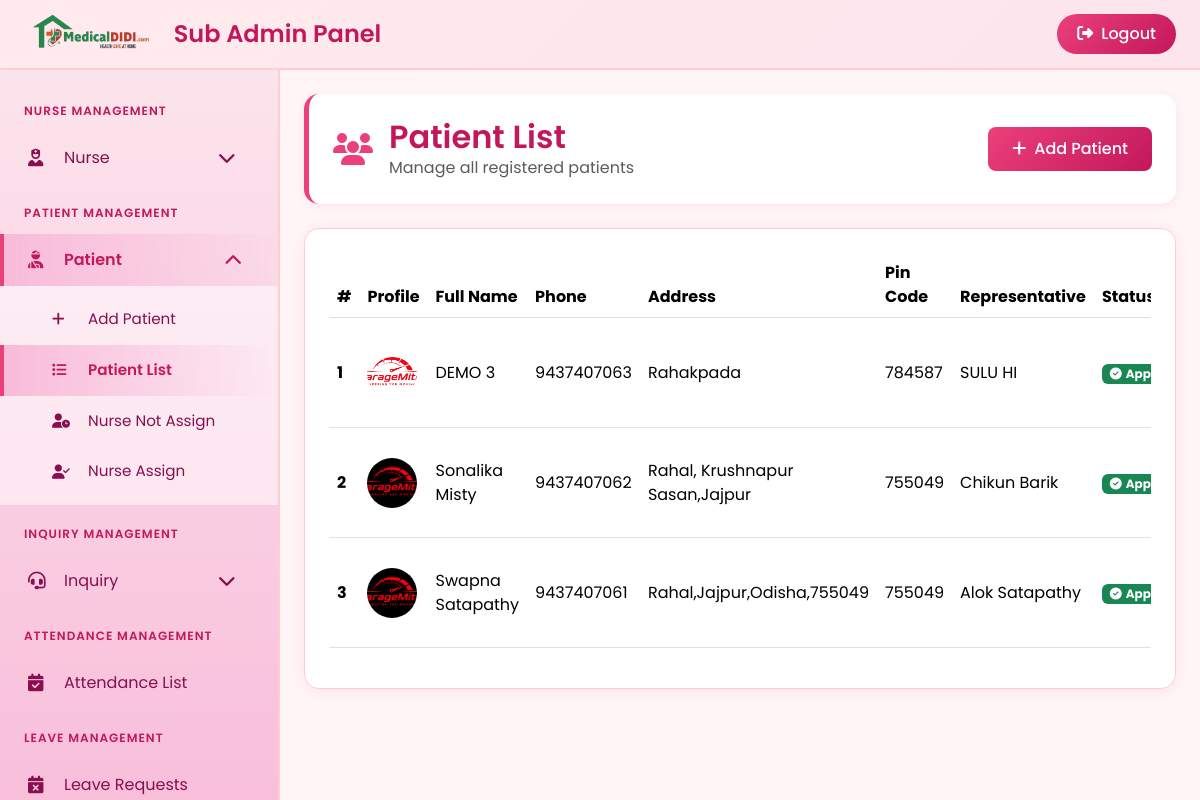
/subadmin/patient-list/ (signed in), run on the app's committed database.
### app/models.py (models this page shows, shortened)
class Patient(models.Model):
    full_name = models.CharField(max_length=200)
    phone = models.CharField(max_length=20, unique=True)
    email = models.EmailField()
    profile_image = models.ImageField(upload_to='patient_profile/', null=True, blank=True)
    address = models.TextField()
    pin_code = models.CharField(max_length=10)
    aadhaar_image = models.ImageField(upload_to='patient_aadhaar/')
    agreement_image = models.ImageField(upload_to='patient_agreement/', null=True, blank=True)
    patient_representative_name = models.CharField(max_length=200)
    patient_representative_phone = models.CharField(max_length=20)
    password = models.CharField(max_length=200)
    is_approved = models.BooleanField(default=False)
    created_at = models.DateTimeField(auto_now_add=True)

### app/views.py (the view)
# urls.py: path('subadmin/patient-list/', views.subadmin_patient_list, name='subadmin_patient_list'),
def subadmin_patient_list(request):
    if not request.session.get('sub_admin_id'):
        return redirect('sub_admin_login')
    patient_type = request.GET.get('type', 'all')
    all_patients = Patient.objects.all().order_by('-id')
    patients = []
    if patient_type == 'all':
        patients = all_patients
    elif patient_type == 'not-assigned':
        for patient in all_patients:
            if patient.is_approved and not patient.has_active_assignment:
                patients.append(patient)
    elif patient_type == 'assigned':
        for patient in all_patients:
            if patient.has_active_assignment:
                patients.append(patient)
    return render(request, 'subadmin/patient_list.html', {
        'patients': patients,
        'patient_type': patient_type
    })

### templates/subadmin/patient_list.html (shortened to what this page needs)
{% extends "subadmin/sub_admin_dashboard.html" %}
{% load static %}
{% block content %}
<div class="page-header">
    <div class="d-flex align-items-center justify-content-between">
        <div class="d-flex align-items-center">
            <i class="fas fa-users fa-2x me-3" style="color: var(--primary-pink);"></i>
            <div>
                <h2>
                    {% if patient_type == 'all' %}
                        Patient List
                    {% elif patient_type == 'not-assigned' %}
                        Nurse Not Assign
                    {% elif patient_type == 'assigned' %}
                        Nurse Assign
                    {% endif %}
                </h2>
                <p class="mb-0 text-muted">
                    {% if patient_type == 'all' %}
                        Manage all registered patients
                    {% elif patient_type == 'not-assigned' %}
                        Approved patients without nurse
                    {% elif patient_type == 'assigned' %}
                        Patients with assigned nurse
                    {% endif %}
                </p>
            </div>
        </div>
        {% if patient_type != 'assigned' %}
            <a href="{% url 'subadmin_add_patient' %}" class="btn btn-pink">
                <i class="fas fa-plus me-2"></i>Add Patient
            </a>
        {% endif %}
    </div>
</div>
<div class="dashboard-card">
    <div class="table-responsive">
        <table class="table table-hover align-middle">
            <thead style="background: var(--light-pink);">
                <tr>
                    <th scope="col">#</th>
                    <th scope="col">Profile</th>
                    <th scope="col">Full Name</th>
                    <th scope="col">Phone</th>
                    <th scope="col">Address</th>
                    <th scope="col">Pin Code</th>
                    <th scope="col">Representative</th>
                    <th scope="col">Status</th>
                </tr>
            </thead>
            <tbody>
                {% for patient in patients %}
                <tr>
                    <th scope="row">{{ forloop.counter }}</th>
                    <td>
                        {% if patient.profile_image %}
                            <img src="{{ patient.profile_image.url }}" alt="{{ patient.full_name }}" class="rounded-circle" width="50" height="50" style="object-fit: cover;">
                        {% else %}
                            <div class="rounded-circle bg-pink-100 d-flex align-items-center justify-content-center" style="width: 50px; height: 50px; background: #fce4ec;">
                                <i class="fas fa-user text-pink-600" style="color: var(--primary-pink);"></i>
                            </div>
                        {% endif %}
                    </td>
                    <td>{{ patient.full_name }}</td>
                    <td>{{ patient.phone }}</td>
                    <td>{{ patient.address }}</td>
                    <td>{{ patient.pin_code }}</td>
                    <td>{{ patient.patient_representative_name }}</td>
                    <td>
                        {% if patient.is_approved %}
                            <span class="badge bg-success"><i class="fas fa-check-circle me-1"></i>Approved</span>
                        {% else %}
                            <span class="badge bg-warning text-dark"><i class="fas fa-clock me-1"></i>Pending</span>
                        {% endif %}
                    </td>
                </tr>
                {% endfor %}
            </tbody>
        </table>
    </div>
</div>
{% endblock content %}

### templates/subadmin/sub_admin_dashboard.html (style rules this page uses)
:root { --primary-pink: #ec407a; --dark-pink: #c2185b; --light-pink: #fce4ec; --soft-pink: #fff5f7; --hover-pink: #f8bbd9; --sidebar-width: 280px; }
* { margin: 0; padding: 0; box-sizing: border-box; }
body { font-family: 'Poppins', sans-serif; background-color: var(--soft-pink); overflow-x: hidden; }
.page-header { background: white; border-radius: 15px; padding: 1.5rem; margin-bottom: 1.5rem; border-left: 5px solid var(--primary-pink); box-shadow: 0 2px 10px rgba(236, 64, 122, 0.1); }
.page-header h2 { color: var(--dark-pink); margin: 0; font-weight: 600; }
.dashboard-card { background: white; border-radius: 15px; padding: 1.5rem; box-shadow: 0 2px 15px rgba(236, 64, 122, 0.1); border: 1px solid #ffcdd2; transition: transform 0.3s ease; }
.btn-pink { background: linear-gradient(135deg, var(--primary-pink) 0%, var(--dark-pink) 100%); border: none; color: white; padding: 0.625rem 1.5rem; border-radius: 8px; font-weight: 500; transition: all 0.3s ease; }

### data on the page
Patient: profile_image (picture), full_name "DEMO 3", phone "9437407063", address "Rahakpada", pin_code "784587", patient_representative_name "SULU HI", is_approved True (drawn)
Patient: profile_image (picture), full_name "Sonalika Misty", phone "9437407062", address "Rahal, Krushnapur Sasan,Jajpur", pin_code "755049", patient_representative_name "Chikun Barik", is_approved True (drawn)
Patient: profile_image (picture), full_name "Swapna Satapathy", phone "9437407061", address "Rahal,Jajpur,Odisha,755049", pin_code "755049", patient_representative_name "Alok Satapathy", is_approved True (drawn)
